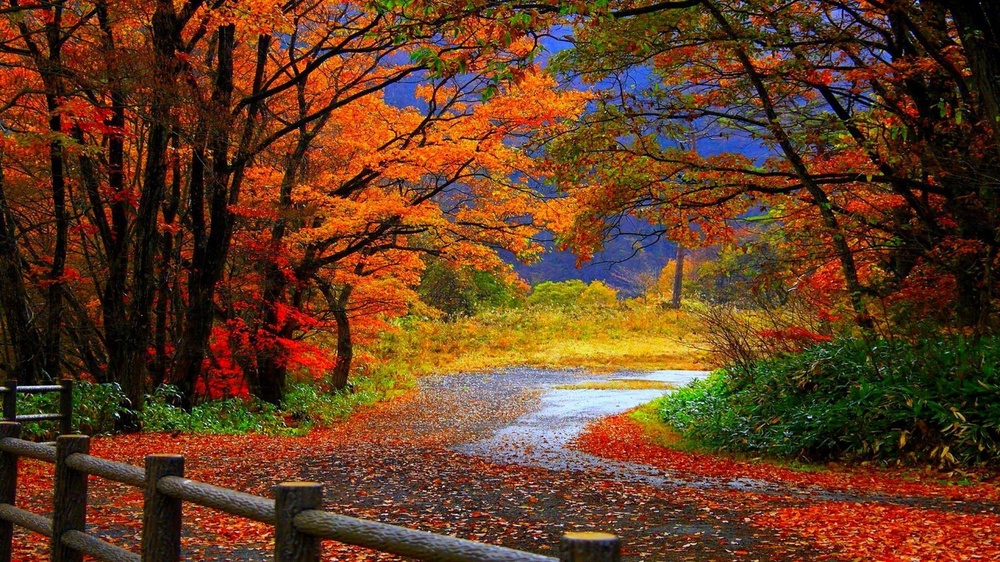
#> input picture Lab7/Rozwiązania/obraz.jpg, 1000 x 562 px, shrunk from 1920 x 1080 before the run
$ python lab7.py
#> lines starting #> are read from the running program, lines starting #| are printed output that depends on the picture
from PIL import Image, ImageChops, ImageFilter
from matplotlib import pyplot as plt

img = Image.open('obraz.jpg')
#> img is the input picture: PIL image 1000x562 RGB; mean R, G, B 98.7, 60.2, 35.2
img_copy = img.copy()

#Zadanie 1
def filtruj(image, kernel, scale):
#> called with kernel = ((-1, -2, -1), (-1, 8, -1), (-1, -2, -1)), scale = 1
    w, h = image.size
#> w = 1000; h = 562
    kernel_len = len(kernel)
    image_copy = image.copy()
    t = image_copy.load()
    obraz_tab = image.load()
    half_kernel_len = int(kernel_len / 2)
    for i in range(half_kernel_len, w - half_kernel_len):
        for j in range(half_kernel_len, h - half_kernel_len):
            tmp = [0, 0, 0]
            for k in range(kernel_len):
                for l in range(kernel_len):
                    pix_x = i + k - half_kernel_len
                    pix_y = j + l - half_kernel_len
                    frame = obraz_tab[pix_x, pix_y]
                    for m in range(3):
                        tmp[m] += frame[m] * kernel[k][l]
            t[i, j] = (int(tmp[0] / scale), int(tmp[1] / scale), int(tmp[2] / scale))
    return image_copy

zadanie1 = filtruj(img_copy, ((-1, -2, -1),(-1, 8, -1),(-1, -2, -1)),1)
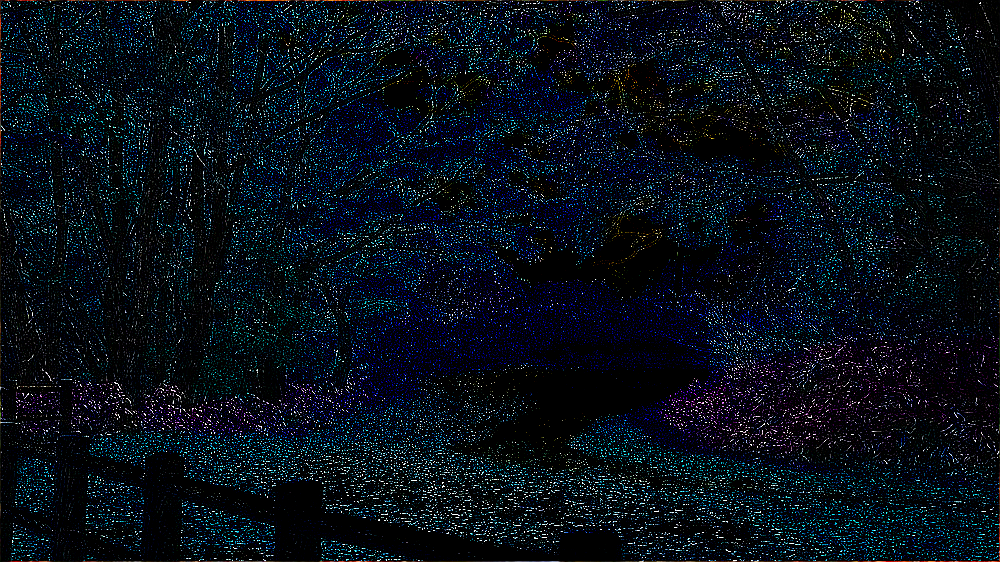
#> zadanie1: PIL image 1000x562 RGB; mean R, G, B 7.6, 14.5, 23.2
zadanie1.show()

#Zadanie 2.1
print(ImageFilter.BLUR.filterargs)
blur = filtruj(img_copy, [[1, 1, 1, 1, 1], [1, 0, 0, 0, 1], [1, 0, 0, 0, 1], [1, 0, 0, 0, 1], [1, 1, 1, 1, 1]],
               ImageFilter.BLUR.filterargs[1])
blur.save('blur.png')
blur.show()

blur1 = img_copy.filter(ImageFilter.BLUR)
blur1.save('blur1.png')
blur1.show()

#Zadanie 2.2

font = {
        'family': 'serif',
        'color':  'darkred',
        'weight': 'bold',
        'size': 28,
        }

blur_diff = ImageChops.difference(blur, blur1)
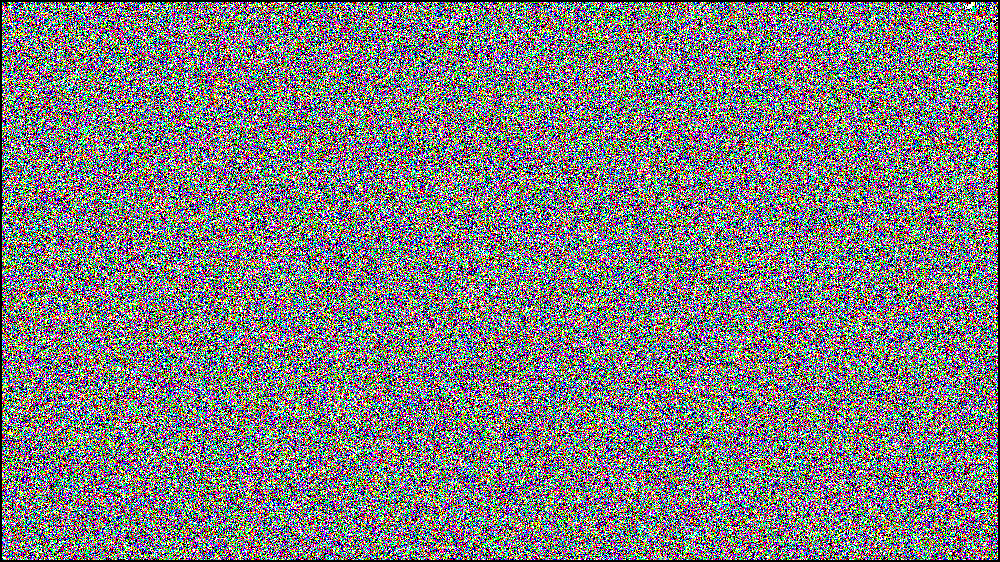
#> blur_diff: PIL image 1000x562 RGB; mean R, G, B 0.494, 0.494, 0.495; drawn with 1 as white
blur_diff.save('blur_diff.png')

plt.figure(figsize=(35, 20))
plt.subplot(1, 3, 1)  # ile obrazów w pionie, ile w poziomie, numer obrazu
plt.imshow(blur)
plt.axis('off')
plt.title('blur', fontdict=font)
plt.subplot(1, 3, 2)
plt.imshow(blur1)
plt.axis('off')
plt.title('blur1', fontdict=font)
plt.subplot(1, 3, 3)
plt.imshow(blur_diff)
plt.axis('off')
plt.title('blur and blur1 diff', fontdict=font)
plt.subplots_adjust(wspace=0.05, hspace=0.05)
plt.savefig('fig1.png')
plt.show()

#Zadanie 3

print(ImageFilter.EMBOSS.filterargs)
img_L = img_copy.convert('L')
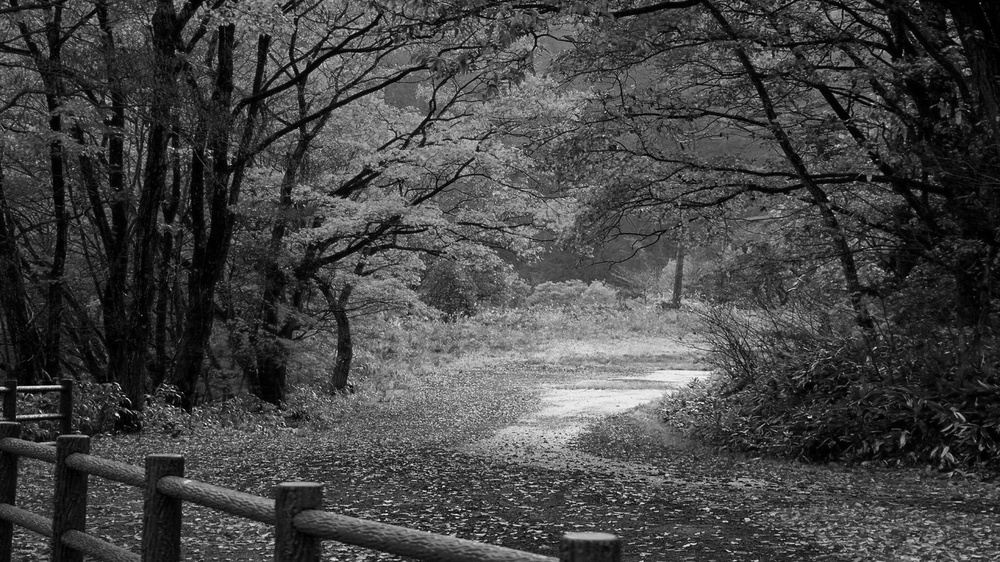
#> img_L: PIL image 1000x562 L; min 0, max 248, mean 68.9

#Zadanie 3 a)
ImageFilter.EMBOSS.filterargs = ((3, 3), 1, 128, (-1,  0,  1, -2,  0,  2, -1,  0,  1))
sobel1 = img_L.filter(ImageFilter.EMBOSS)
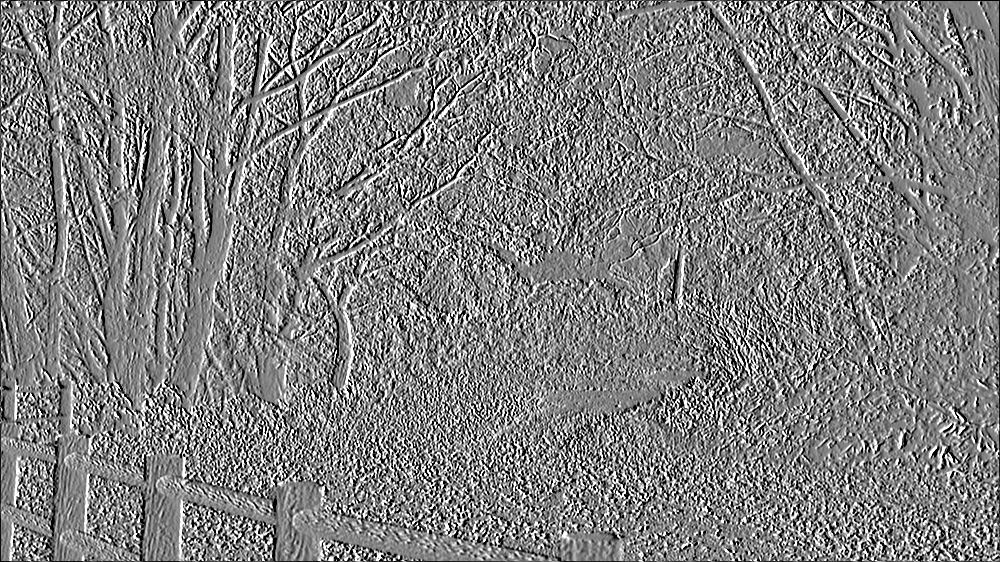
#> sobel1: PIL image 1000x562 L; min 0, max 255, mean 127.5
sobel1.save('sobel1.png')
sobel1.show()

#Zadanie 3 b)
ImageFilter.EMBOSS.filterargs = ((3, 3), 1, 128, (-1, -2, -1, 0,  0, 0, 1, 2, 1))
sobel2 = img_L.filter(ImageFilter.EMBOSS)
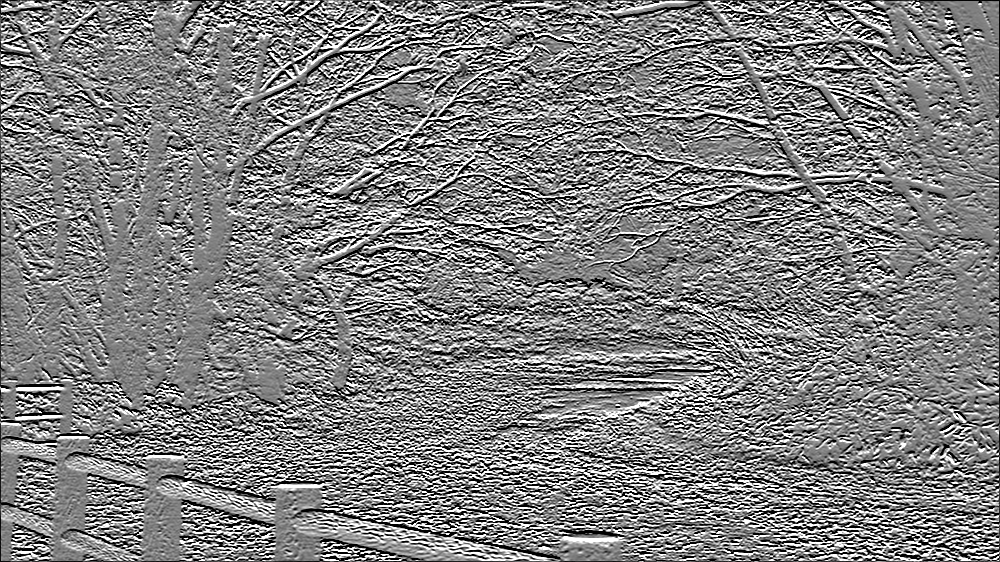
#> sobel2: PIL image 1000x562 L; min 0, max 255, mean 128.3
sobel2.save('sobel2.png')
sobel2.show()

#Zadanie 3 c)

plt.figure(figsize=(35, 20))
plt.subplot(1, 3, 1)  # ile obrazów w pionie, ile w poziomie, numer obrazu
plt.imshow(img_L, 'gray')
plt.axis('off')
plt.title('Image convert L', fontdict=font)
plt.subplot(1, 3, 2)
plt.imshow(sobel1, 'gray')
plt.axis('off')
plt.title('Sobel 1', fontdict=font)
plt.subplot(1, 3, 3)
plt.imshow(sobel2, 'gray')
plt.axis('off')
plt.title('Sobel 2', fontdict=font)
plt.subplots_adjust(wspace=0.05, hspace=0.05)
plt.savefig('fig2.png')
plt.show()

#Zadanie 4

plt.figure(figsize=(35, 20))
plt.subplot(4, 2, 1)
plt.imshow(img_copy.filter(ImageFilter.DETAIL))
plt.axis('off')
plt.title('Image Detail filter', fontdict=font, wrap=True)
plt.subplot(4, 2, 2)
plt.imshow(ImageChops.difference(img_copy, img_copy.filter(ImageFilter.DETAIL)))
plt.axis('off')
plt.title('Before and after DETAIL filter', fontdict=font, wrap=True)
plt.subplot(4, 2, 3)
plt.imshow(img_copy.filter(ImageFilter.EDGE_ENHANCE_MORE))
plt.axis('off')
plt.title('Image EDGE_ENHANCE_MORE filter', fontdict=font, wrap=True)
plt.subplot(4, 2, 4)
plt.imshow(ImageChops.difference(img, img_copy.filter(ImageFilter.EDGE_ENHANCE_MORE)))
plt.axis('off')
plt.title('Before and after ENHANCE_MORE filter', fontdict=font, wrap=True)
plt.subplot(4, 2, 5)
plt.imshow(img_copy.filter(ImageFilter.SHARPEN))
plt.axis('off')
plt.title('Image SHARPEN filter', fontdict=font, wrap=True)
plt.subplot(4, 2, 6)
plt.imshow(ImageChops.difference(img, img_copy.filter(ImageFilter.SHARPEN)))
plt.axis('off')
plt.title('Before and after SHARPEN filter', fontdict=font, wrap=True)
plt.subplot(4, 2, 7)
plt.imshow(img_copy.filter(ImageFilter.SMOOTH_MORE))
plt.axis('off')
plt.title('Image SMOOTH_MORE filter', fontdict=font, wrap=True)
plt.subplot(4, 2, 8)
plt.imshow(ImageChops.difference(img, img_copy.filter(ImageFilter.SMOOTH_MORE)))
plt.axis('off')
plt.title('Before and after SMOOTH_MORE filter', fontdict=font, wrap=True)
plt.subplots_adjust(wspace=0.05)
plt.savefig('fig3.png')
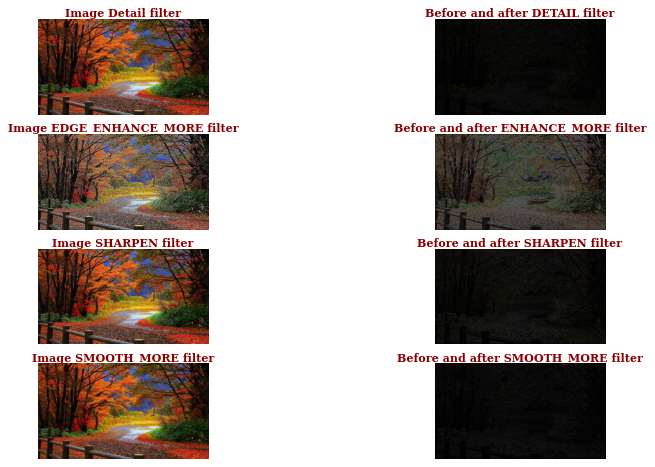
#> figure drawn by matplotlib, 8 panels
plt.show()

#Zadanie 4 b)

plt.figure(figsize=(35, 20))
plt.subplot(5, 2, 1)  # ile obrazów w pionie, ile w poziomie, numer obrazu
plt.imshow(img_copy.filter(ImageFilter.GaussianBlur(radius=2)))
plt.axis('off')
plt.title('Gaussian blur(radius=2)', fontdict=font, wrap=True)
plt.subplot(5, 2, 2)
plt.imshow(ImageChops.difference(img, img_copy.filter(ImageFilter.GaussianBlur(radius=2))))
plt.axis('off')
plt.title('Gaussian blur(radius=2) - original diff', fontdict=font, wrap=True)
plt.subplot(5, 2, 3)
plt.imshow(img_copy.filter(ImageFilter.UnsharpMask(radius=3, percent=200, threshold=5)))
plt.axis('off')
plt.title('Unsharp mask(radius=3, percent=200, threshold=5)', fontdict=font, wrap=True)
plt.subplot(5, 2, 4)
plt.imshow(ImageChops.difference(img, img_copy.filter(ImageFilter.UnsharpMask(radius=3, percent=200, threshold=5))))
plt.axis('off')
plt.title('Unsharp mask(radius=3, percent=200, threshold=5) - original diff', fontdict=font, wrap=True)
plt.subplot(5, 2, 5)
plt.imshow(img_copy.filter(ImageFilter.MedianFilter(size=3)))
plt.axis('off')
plt.title('Median filter(size=3)', fontdict=font, wrap=True)
plt.subplot(5, 2, 6)
plt.imshow(ImageChops.difference(img, img_copy.filter(ImageFilter.MedianFilter(size=3))))
plt.axis('off')
plt.title('Median filter(size=3) - original diff', fontdict=font, wrap=True)
plt.subplot(5, 2, 7)
plt.imshow(img_copy.filter(ImageFilter.MinFilter(size=3)))
plt.axis('off')
plt.title('Min filter(size=3)', fontdict=font, wrap=True)
plt.subplot(5, 2, 8)  # ile obrazów w pionie, ile w poziomie, numer obrazu
plt.imshow(ImageChops.difference(img, img_copy.filter(ImageFilter.MinFilter(size=3))))
plt.axis('off')
plt.title('Min filter(size=3) - original diff', fontdict=font, wrap=True)
plt.subplot(5, 2, 9)  # ile obrazów w pionie, ile w poziomie, numer obrazu
plt.imshow(img_copy.filter(ImageFilter.MaxFilter(size=3)))
plt.axis('off')
plt.title('Max filter(size=3)', fontdict=font, wrap=True)
plt.subplot(5, 2, 10)  # ile obrazów w pionie, ile w poziomie, numer obrazu
plt.imshow(ImageChops.difference(img, img_copy.filter(ImageFilter.MaxFilter(size=3))))
plt.axis('off')
plt.title('Max filter(size=3) - original diff', fontdict=font, wrap=True)
plt.subplots_adjust(wspace=0.05)
plt.savefig('fig4.png')
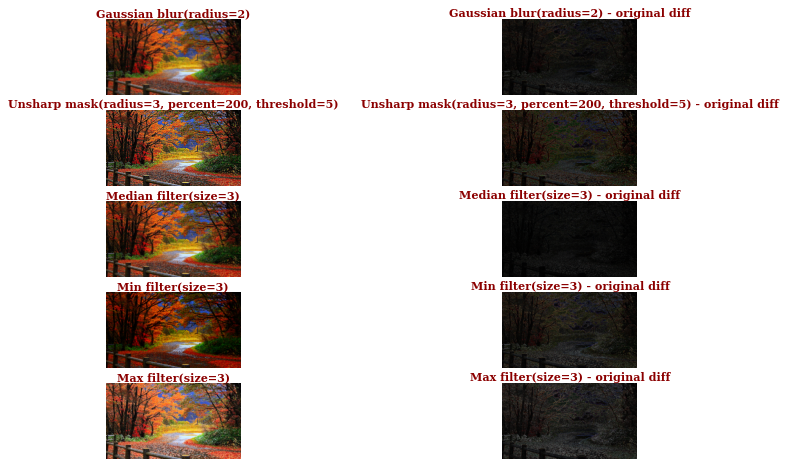
#> figure drawn by matplotlib, 10 panels
plt.show()
